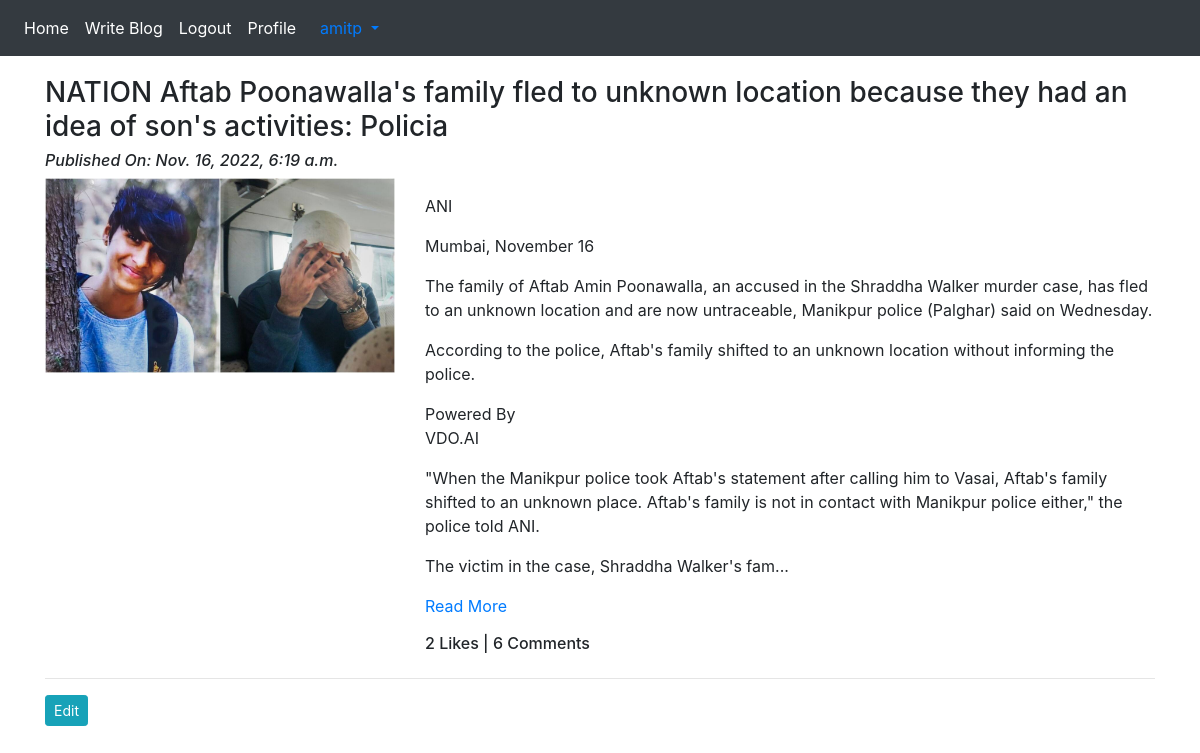
The app's page /blog/my-blog/ (signed in) with its own data.
### App_Blog/models.py (models this page shows, shortened)
class Blog(models.Model):
    author=models.ForeignKey(User,on_delete=models.CASCADE,related_name='post_author')
    blog_title=models.CharField(max_length=264,verbose_name="Title")
    slug=models.SlugField(max_length=264,unique=True)
    blog_content=models.TextField(verbose_name="What is on Your mind?")
    blog_image=models.ImageField(upload_to='blog_images')
    publish_date=models.DateTimeField(auto_now_add=True)
    update_date=models.DateTimeField(auto_now=True)
    class Meta:
        ordering=['-publish_date']

### App_Blog/views.py (the view)
# urls.py: path('my-blog/',views.MyBlogs.as_view(),name='my_blogs'),
class MyBlogs( LoginRequiredMixin,TemplateView):
    template_name='App_Blog/my_blogs.html'

### App_Blog/templatetags/custom_filter.py (called while the page is built)
def range_filter(value):
    return value[0:600] + "..."

### templates/App_Blog/my_blogs.html (shortened to what this page needs)
{% extends "base.html" %}
{% load custom_filter %}
{% block body_block %}
{% for blog in user.post_author.all %}
<h3>{{ blog.blog_title }}</h3>
<i>
  <h6>Published On: {{ blog.publish_date }}</h6>
</i>
<div class="row">
  <div class="col-sm-4">
    <img src="/media/{{ blog.blog_image }}" width="100%" alt="">
  </div>
  <div class="col-sm-8">
    <p>{{ blog.blog_content|range_filter|linebreaks }}
      <a href="{% url 'App_Blog:blog_details' slug=blog.slug %}">Read More</a>
    </p>
    <h6>{{ blog.liked_blog.count }} Likes | {{ blog.blog_comment.count }} Comments</h6>
  </div>
</div>
<hr>
<a href="{% url 'App_Blog:edit_blog' pk=blog.pk %}" class="btn btn-info btn-sm">Edit</a>
{% endfor %}
{% endblock %}

### templates/base.html (shortened to what this page needs)
<!doctype html>
<html lang="en">
<head>
    <link rel="stylesheet" href="https://maxcdn.bootstrapcdn.com/font-awesome/4.7.0/css/font-awesome.min.css">
    <link rel="stylesheet" href="https://cdn.jsdelivr.net/npm/bootstrap@4.3.1/dist/css/bootstrap.min.css"
>
</head>
<body>
    <nav class="navbar navbar-expand-sm bg-dark navbar-dark">
        <ul class="navbar-nav">
            <li class="nav-item active">
                <a class="nav-link" href="{% url 'index' %}">Home</a>
            </li>
            {% if user.is_authenticated %}
            <li class="nav-item active">
                <a class="nav-link" href="{% url 'App_Blog:create_blog' %}">Write Blog</a>
            </li>
            <li class="nav-item active">
                <a class="nav-link" href="{% url 'App_Login:logout' %}">Logout</a>
            </li>
            <li class="nav-item active">
                <a class="nav-link" href="{% url 'App_Login:profile' %}">Profile</a>
            </li>
            {% endif %}
        </ul>
        {% if user.is_authenticated %}
        <div class="nav-item dropdown">
            <a class="nav-link dropdown-toggle" href="#" id="navbardrop" data-toggle="dropdown">
                {{ user.username }}
            </a>
        </div>
        {% endif %}
    </nav>
    <div class="container " style="padding-top:20px">
        {% block body_block %}
        {% endblock %}
    </div>
</body>
</html>

### records on screen
Blog: blog_title "NATION Aftab Poonawalla's family fled to unknown location because they had an idea of son's activities: Policia", publish_date "Nov. 16, 2022, 6:19 a.m.", blog_image (picture), blog_content|range_filter "ANI Mumbai, November 16 The family of Aftab Amin Poonawalla, an accused in the Shraddha Walker murder case, has fled to an unknown location and are now untraceable, Manikpur police (Palghar) said on Wednesday. According to the police, Aftab's family shifted to an unknown location without informing the police. Powered By VDO.AI \"When the Manikpur police took Aftab's statement after calling him to Vasai, Aftab's family shifted to an unknown place. Aftab's family is not in contact with Manikpur police either,\" the police told ANI. The victim in the case, Shraddha Walker's fam...", liked_blog.count "2", blog_comment.count "6"

### other values on screen
{{ user.username }} "amitp"
